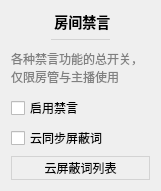
           <widget class="QWidget" name="danmakuBlockSettingsCard" native="true">
            <property name="geometry">
             <rect>
              <x>10</x>
              <y>150</y>
              <width>161</width>
              <height>191</height>
             </rect>
            </property>
            <property name="styleSheet">
             <string notr="true">#danmakuBlockSettingsCard
{
	background: #f7f7ff;
	border: none;
	border-radius: 5px;
}</string>
            </property>
            <layout class="QVBoxLayout" name="verticalLayout_31">
             <item>
              <widget class="QLabel" name="label_17">
               <property name="sizePolicy">
                <sizepolicy hsizetype="Preferred" vsizetype="Fixed">
                 <horstretch>0</horstretch>
                 <verstretch>0</verstretch>
                </sizepolicy>
               </property>
               <property name="styleSheet">
                <string notr="true">font-size: 14px;
font-weight: 500;</string>
               </property>
               <property name="text">
                <string> 房间禁言</string>
               </property>
               <property name="alignment">
                <set>Qt::AlignCenter</set>
               </property>
              </widget>
             </item>
             <item>
              <widget class="QWidget" name="widget_16" native="true">
               <property name="minimumSize">
                <size>
                 <width>0</width>
                 <height>1</height>
                </size>
               </property>
               <property name="maximumSize">
                <size>
                 <width>16777215</width>
                 <height>1</height>
                </size>
               </property>
               <property name="styleSheet">
                <string notr="true">background: lightgray;
margin: 40px;</string>
               </property>
              </widget>
             </item>
             <item>
              <widget class="QLabel" name="label_18">
               <property name="styleSheet">
                <string notr="true">color: gray;</string>
               </property>
               <property name="text">
                <string>各种禁言功能的总开关，仅限房管与主播使用</string>
               </property>
               <property name="wordWrap">
                <bool>true</bool>
               </property>
              </widget>
             </item>
             <item>
              <widget class="CheckBox1" name="enableBlockCheck">
               <property name="cursor">
                <cursorShape>PointingHandCursor</cursorShape>
               </property>
               <property name="toolTip">
                <string>&lt;html&gt;&lt;head/&gt;&lt;body&gt;&lt;p&gt;在实时弹幕的菜单中添加拉黑&lt;/p&gt;&lt;p&gt;只有房管/主播才有黑名单权限&lt;/p&gt;&lt;/body&gt;&lt;/html&gt;</string>
               </property>
               <property name="text">
                <string>启用禁言</string>
               </property>
              </widget>
             </item>
             <item>
              <widget class="CheckBox1" name="syncShieldKeywordCheck">
               <property name="cursor">
                <cursorShape>PointingHandCursor</cursorShape>
               </property>
               <property name="toolTip">
                <string>&lt;html&gt;&lt;head/&gt;&lt;body&gt;&lt;p&gt;自动同步云端的屏蔽词列表，添加到当前直播间&lt;/p&gt;&lt;p&gt;只有主播/房管才有权限操作&lt;/p&gt;&lt;p&gt;可强烈过滤片哥、广告、不雅词汇&lt;/p&gt;&lt;p&gt;开播、重启开关会立刻同步&lt;/p&gt;&lt;/body&gt;&lt;/html&gt;</string>
               </property>
               <property name="text">
                <string>云同步屏蔽词</string>
               </property>
              </widget>
             </item>
             <item>
              <widget class="QPushButton" name="shieldKeywordListButton">
               <property name="enabled">
                <bool>true</bool>
               </property>
               <property name="cursor">
                <cursorShape>PointingHandCursor</cursorShape>
               </property>
               <property name="toolTip">
                <string>查看目前云端的屏蔽词</string>
               </property>
               <property name="styleSheet">
                <string notr="true">QPushButton
{
	background: transparent;
	border: 1px solid lightgray;
	padding: 2px 8px 2px 8px;
}

QPushButton:hover
{
	background: #eeeeee;
}

QPushButton:pressed
{
	background: #cccccc;
}

</string>
               </property>
               <property name="text">
                <string>云屏蔽词列表</string>
               </property>
               <property name="flat">
                <bool>false</bool>
               </property>
              </widget>
             </item>
            </layout>
           </widget>
